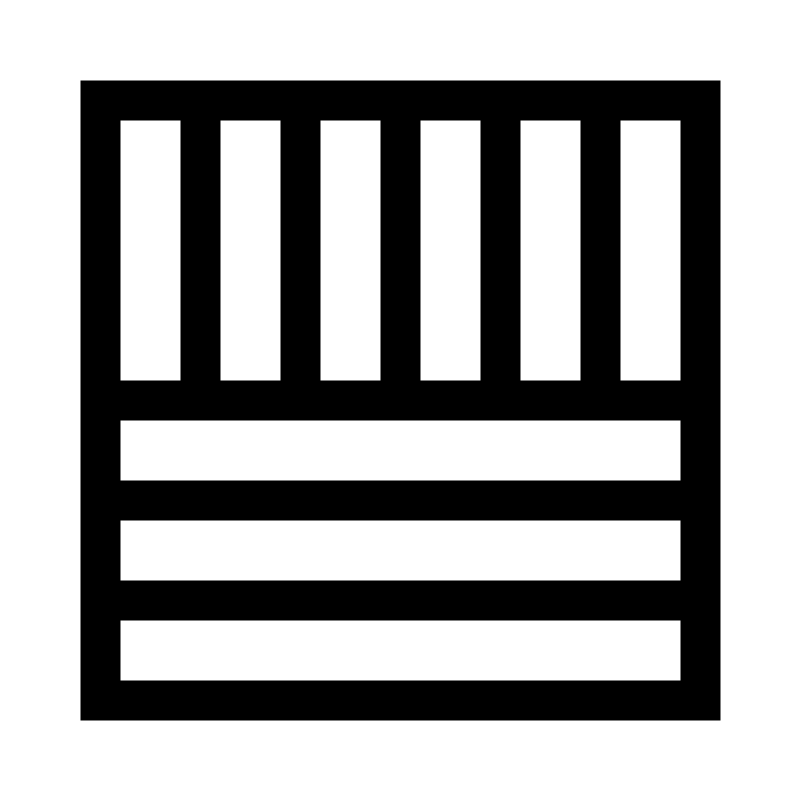
Frame 1 (no input)
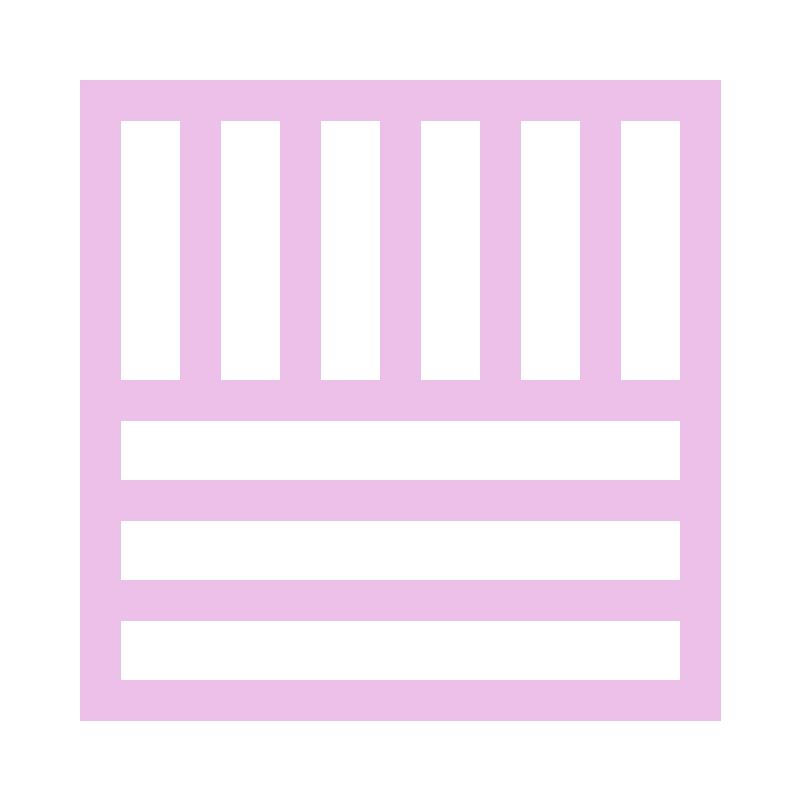
Frame 60 (the mouse pressed at the canvas centre just before this capture)
Frame 120 (the mouse held since frame 60 and released just before this capture): identical to frame 60, image omitted

The Processing sketch that drew these frames (run headless with seeded random() and noise(); from frame 60 on, the mouse is pressed at the canvas centre):

// Processing sketch: FranciscaCorreia
// ── FranciscaCorreia.pde
int counter = 1;

void setup(){
  
  size(800,800);
  background(255);
  strokeCap(SQUARE);
}

void draw(){
  
  strokeWeight(40);
  line(200,100,200,400);
  line(300,100,300,400);
  line(400,100,400,400);
  line(500,100,500,400);
  line(600,100,600,400);
 

 line(100,400,700,400);
  line(100,600,700,600);
  line(100,500,700,500);

noFill();
rect(100, 100, 600, 600);



if(counter == 1) {
    stroke(236,192,232);
  }  
  else if(counter == 2) {
    stroke (171,95,164); 
  }
  else if(counter == 3) {
    stroke (143,29,133); 
  }

  
}

void mouseMoved() {
 counter++; //
 if(counter == 4) {
   counter = 1;  // 
 }
 println(counter);

}
